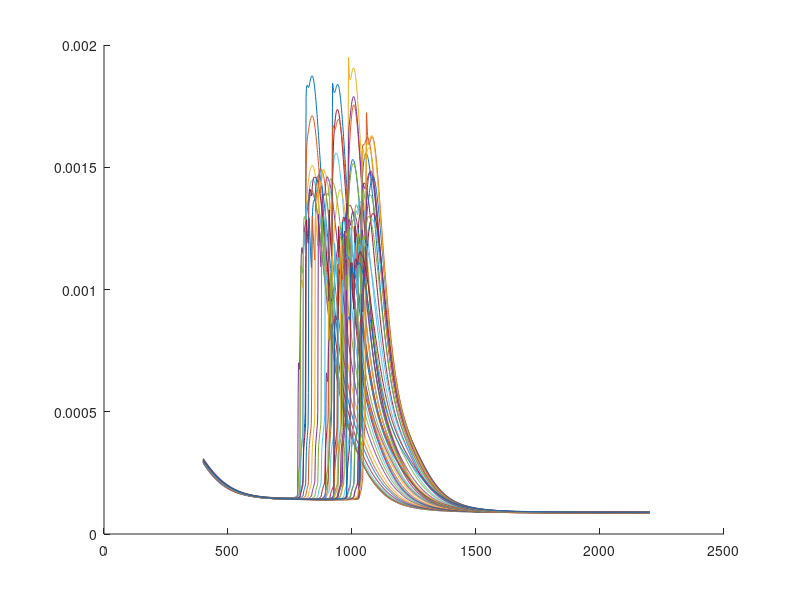
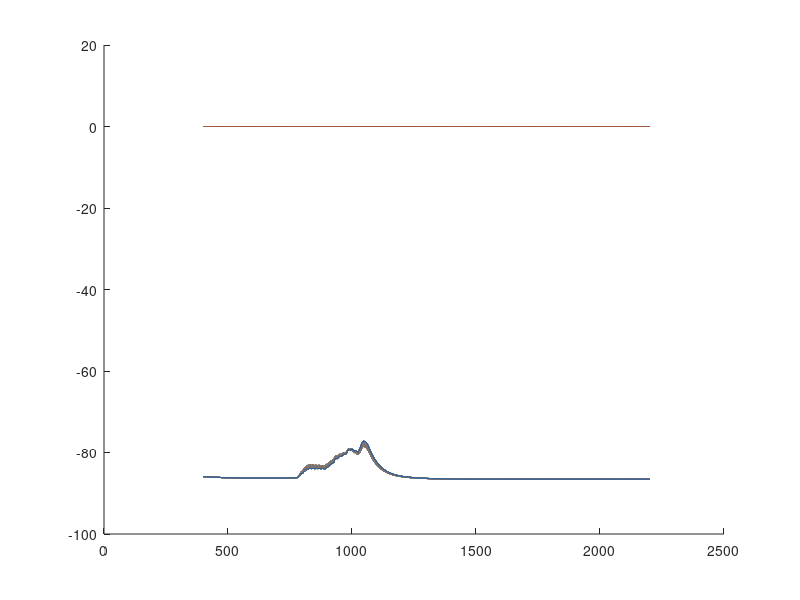

MATLAB code for these plots, in order:
%Copyright © 2019 Viviane Timmermann, Simula Research Laboratory, Norway

function CaW
load('Analysis1.mat')
boundary = 400;

for i = 1:50
    
    ind(:,i) = find(time(:,i) >=400);
    
    CaTmax(i) = max(Cai(ind(:,i),i));
    timeCaTmax(i) = time(ind(min(find(Cai(ind(:,i),i)==CaTmax(i))),i),i);
    
    DAD_ind = find(Vm(ind(:,i),i) >= -85.5);
    timeDAD_min(i) = min(time(ind(DAD_ind,i),i));
    timeDAD_max(i) = max(time(ind(DAD_ind,i),i));
    
    
    figure(1)
    hold on
    plot(time(ind(:,i),i),Cai(ind(:,i),i))
    
    figure(2)
    hold on
    plot(time(ind(:,i),i),Vm(ind(:,i),i))
end

max( timeCaTmax)
min( timeCaTmax)

for i = 1:50
    
    ind(:,i) = find(time(:,i) >=400);
    
    VmStart(i) = max(Vm(ind(:,i),i));
    timeCaTmax(i) = time(ind(min(find(Cai(ind(:,i),i)==CaTmax(i))),i),i);
    
    hold on
    plot(time(ind(:,i),i),Cai(ind(:,i),i))
end

